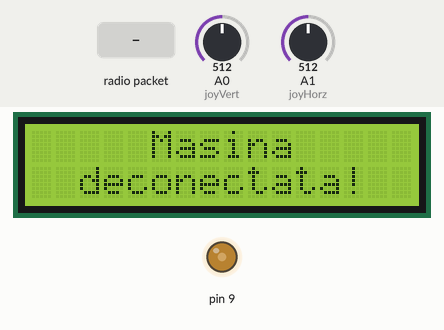
A sketch run on a simulated Arduino Uno, built with avr-gcc and run on an emulated ATmega328P. On the bench: 16×2 character LCD, output pins drawn as LEDs (lit = HIGH). The test bench sets the inputs (shaded band); at power-on: A0 (joyVert) = 512, A1 (joyHorz) = 512. No radio packets arrive unless stated.

Above: at 2.7 s.
2.8 s: radio packet "1" arrives
At 3.2 s:
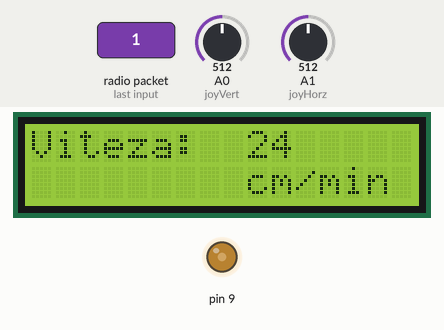
6.4 s: radio packet "2" arrives
At 7.3 s:
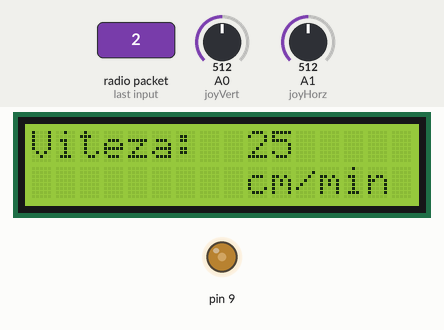
Timing chart, 0 to 9.4 s (numbered marks = the images above; inputs shaded):
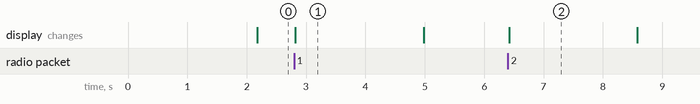

Measured:
- after the input at 2.8 s, the display: changes at once (image 1)
- after the input at 6.4 s, the display: changes at once (image 2)
- what the display in image 1 shows lasts 2.2 s, from 2.8 s to 5.0 s

The sketch:

Joystick1.ino
```cpp
#include <RHReliableDatagram.h>
#include <RH_NRF24.h>
#include <SPI.h>

#include <LiquidCrystal.h>


// Definim conexiunile joystickului la pini analogici 1 si 2
#define joyVert    A0
#define joyHorz    A1

// Definim valorile neutre ale joystickului [0;1023]
int joyposVert = 512;
int joyposHorz = 512;

// Definim adresele pentru canalele radio
#define CLIENT_ADDRESS 1
#define SERVER_ADDRESS 2

// Cream o instanta a driverului radio
RH_NRF24 RadioDriver;

// Seteaza radio driverul la NRF24 si client address la 1
RHReliableDatagram RadioManager(RadioDriver, CLIENT_ADDRESS);

// Declaram un vector de tip unsigned 8-bit pentru controlul motoarelor
// 2 Bytes pentru vitezele motoarelor si 1 byte pentru directia lor
uint8_t motorcontrol[3];

// Definim Message Buffer-ul(raspunsul de la receptor(masina))
uint8_t buf[RH_NRF24_MAX_MESSAGE_LEN];

// Definim conexiunile displayului
const int rs=2, en=3, d4=4, d5=5, d6=6, d7=7;
LiquidCrystal lcd(rs, en, d4, d5, d6, d7);

void setup()
{
  //Setam cu ajutorul pinului ~9(PWM) intensitatea displayului
  analogWrite(9,100);
  //Aprindem lcd-ul
  lcd.begin(16, 2);

  // Initializam RadioManager inplicit - 2.402 GHz (channel 2), 2Mbps, 0dBm
  if (!RadioManager.init()){
    //setam cursorul lcd-ului pe pozitia 0,0
    lcd.setCursor(0,0);
    //printam
    lcd.print("initializare esuata!");
  }
}

void loop()
{
  // Citim pozitiile x si y ale joystickului
  joyposVert = analogRead(joyVert);
  joyposHorz = analogRead(joyHorz);

  // Determinam daca ne miscam in fata sau un spate
  // Ne folosim de pozitia verticala a joystickului
  // Si aplicam rezultatele vitezei motoarelor si directiei

  //Ne luam o marja de eroare deoarece joystickul nu este perfect calibrat
  if (joyposVert < 460)
  {
    // Motoarele setate sa mearga in fata
    motorcontrol[2] = 0;

    //Convertim valorile date de joystick in valori pentru motoare
    //Cu ajutorul functiei map(de la 460 la 0 in: de la o pana la 255)
    motorcontrol[0] = map(joyposVert, 460, 0, 0, 255);
    motorcontrol[1] = map(joyposVert, 460, 0, 0, 255);

  }
  else if (joyposVert > 564)
  {
    // Motoarele setate sa mearga in fata
    motorcontrol[2] = 1;

    motorcontrol[0] = map(joyposVert, 564, 1023, 0, 255);
    motorcontrol[1] = map(joyposVert, 564, 1023, 0, 255);

  }
  else
  {
    //Motoare oprite
    motorcontrol[0] = 0;
    motorcontrol[1] = 0;
    motorcontrol[2] = 0;

  }

  // Pentru viraje ne folosim de pozitia orizontala a joystickului
  if (joyposHorz < 460)
  {
    // Dreapta=Motorul din stanga accelerat si motorul din dreapta incetinit
    joyposHorz = map(joyposHorz, 460, 0, 0, 255);

    motorcontrol[0] = motorcontrol[0] + joyposHorz;
    motorcontrol[1] = motorcontrol[1] - joyposHorz;

    // Conditii sa nu depasim valorile maxime [0;255]
    if (motorcontrol[0] < 0)motorcontrol[0] = 0;
    if (motorcontrol[1] > 255)motorcontrol[1] = 255;

  }
  else if (joyposHorz > 564)
  {
    //Stanga=Motorul din dreapta accelerat si motorul din stanga incetinit
    joyposHorz = map(joyposHorz, 564, 1023, 0, 255);

    motorcontrol[0] = motorcontrol[0] - joyposHorz;
    motorcontrol[1] = motorcontrol[1] + joyposHorz;

    //Conditii
    if (motorcontrol[0] > 255)motorcontrol[0] = 255;
    if (motorcontrol[1] < 0)motorcontrol[1] = 0;

  }

  //Trimitem un mesaj care contine controlul motoarelor catre receptor(masina)
  if (RadioManager.sendtoWait(motorcontrol, sizeof(motorcontrol), SERVER_ADDRESS))
  {
    // Mesajul primit
    uint8_t len = sizeof(buf);
    uint8_t from;
    if (RadioManager.recvfromAckTimeout(buf, &len, 2000, &from))
    {
      //stergem ecranul si afisam la pozitia 7,0 media vitezelor calculata de senzorii optici de pe masina, informatie transmisa inapoi catre transmitator(joystick) de receptor(masina)
      lcd.clear();
      lcd.setCursor(0,0);
      lcd.print("Viteza:");

      lcd.setCursor(9,0);
      lcd.print((buf[1]+buf[0])/2);

      lcd.setCursor(9,1);
      lcd.print("cm/min");
    }
    else
    {
      lcd.clear();
      lcd.setCursor(5,0);
      lcd.print("Masina");
      lcd.setCursor(2,1);
      lcd.print("deconectata!");
    }
  }
  else{
    //Daca dupa timpul de asteptare al raspunsului este depasit
    lcd.clear();
    lcd.setCursor(5,0);
    lcd.print("Masina");
    lcd.setCursor(2,1);
    lcd.print("deconectata!");
  }
  //Timpul de asteptare pana la urmatoarea trasmisiune(50ms)
  delay(50);
}
```
